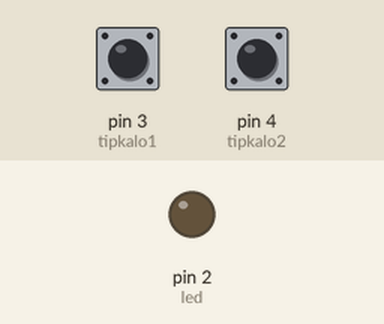
This sketch was run on a simulated Arduino Uno, built with avr-gcc and run on an emulated ATmega328P. Shown: output pins drawn as LEDs (lit = HIGH). The test bench sets the inputs (shaded band); at power-on: pin 3 (tipkalo1) HIGH, pin 4 (tipkalo2) HIGH.

Above: at 1.2 s.
1.3 s: pin 3 (tipkalo1) pulled LOW for 0.15 s
At 1.37 s:
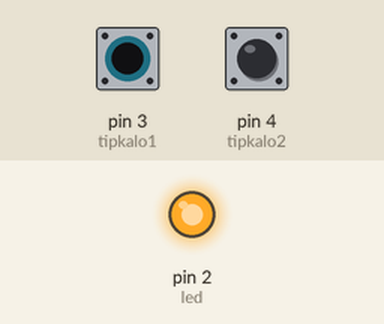
2.9 s: pin 3 (tipkalo1) pulled LOW for 3.2 s
At 7.3 s:
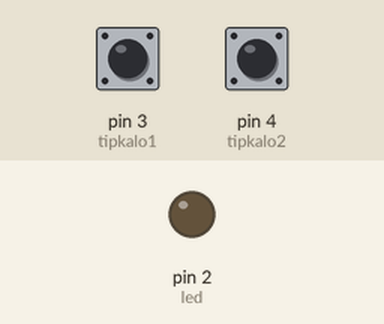
7.6 s: pin 4 (tipkalo2) pulled LOW for 3.2 s
At 8.6 s:
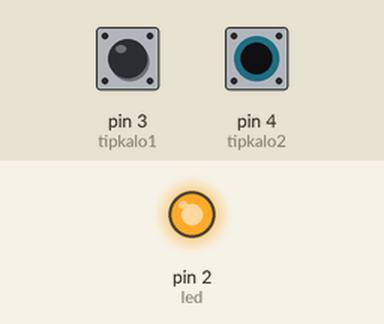
Timing chart, 0 to 12.3 s (numbered marks = the images above; inputs shaded):
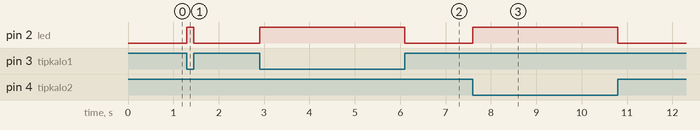

The sketch:

BLACK_AND_YELLOW_WIRES.ino
```cpp
int led = 2;

int tipkalo1 = 3;

int tipkalo2 = 4;

void setup() {

  pinMode(led, OUTPUT) ;
  pinMode(tipkalo1, INPUT_PULLUP) ;
  pinMode(tipkalo2, INPUT_PULLUP) ;
  digitalWrite(led, LOW) ;


}

void loop() {
  if(digitalRead(tipkalo1)==LOW || digitalRead(tipkalo2)==LOW) {

    digitalWrite(led, HIGH) ;

} else {
  digitalWrite(led, LOW) ;

  }

}
```

Measured:
- after the input at 1.3 s, pin 2 (led): LOW → HIGH at once, → LOW 0.15 s later
- after the input at 2.9 s, pin 2 (led): LOW → HIGH at once, → LOW 3.2 s later
- after the input at 7.6 s, pin 2 (led): LOW → HIGH at once, → LOW 3.2 s later
